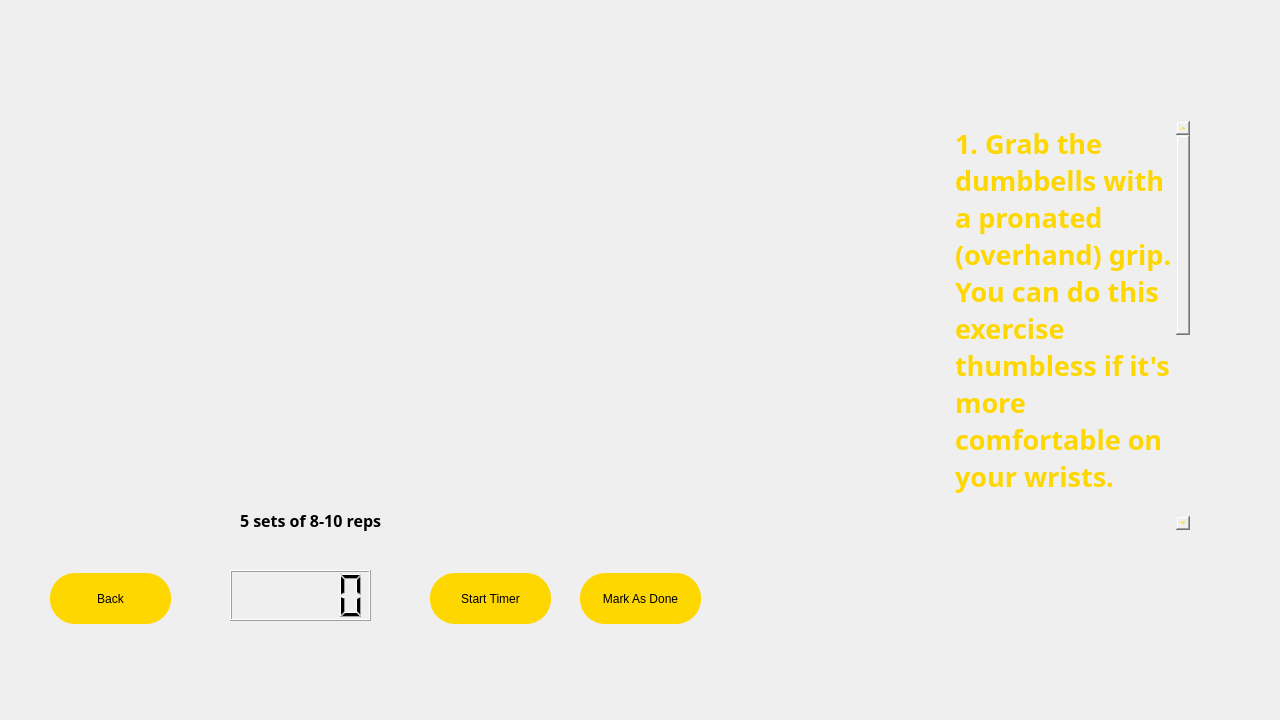
<?xml version="1.0" encoding="UTF-8"?>
<ui version="4.0">
 <class>armsexp</class>
 <widget class="QDialog" name="armsexp">
  <property name="geometry">
   <rect>
    <x>0</x>
    <y>0</y>
    <width>1280</width>
    <height>720</height>
   </rect>
  </property>
  <property name="windowTitle">
   <string>Dialog</string>
  </property>
  <property name="styleSheet">
   <string notr="true">#armsexp{
border-image: url(:/images/abstract-textured-backgound.jpg);
}</string>
  </property>
  <widget class="QLCDNumber" name="lcdNumber">
   <property name="geometry">
    <rect>
     <x>230</x>
     <y>570</y>
     <width>141</width>
     <height>51</height>
    </rect>
   </property>
  </widget>
  <widget class="QPushButton" name="pushButton">
   <property name="geometry">
    <rect>
     <x>50</x>
     <y>573</y>
     <width>121</width>
     <height>51</height>
    </rect>
   </property>
   <property name="styleSheet">
    <string notr="true">QPushButton#pushButton {
    
	background-color: rgb(255, 215, 0);
	color: rgb(0, 0, 0);
 border-radius :25px solid black;
	}

	QPushButton#pushButton:hover{
    background-color: rgb(0, 142, 213);
	}

QPushButton#pushButton:pressed{
    background-color: rgb(0, 26, 141);
	}</string>
   </property>
   <property name="text">
    <string>Back</string>
   </property>
  </widget>
  <widget class="QPushButton" name="startimerb">
   <property name="geometry">
    <rect>
     <x>430</x>
     <y>573</y>
     <width>121</width>
     <height>51</height>
    </rect>
   </property>
   <property name="styleSheet">
    <string notr="true">QPushButton#startimerb {
    
	background-color: rgb(255, 215, 0);
	color: rgb(0, 0, 0);
 border-radius :25px solid black;
	}

	QPushButton#startimerb:hover{
    background-color: rgb(0, 142, 213);
	}

QPushButton#startimerb:pressed{
    background-color: rgb(0, 26, 141);
	}</string>
   </property>
   <property name="text">
    <string>Start Timer</string>
   </property>
  </widget>
  <widget class="QPushButton" name="madb">
   <property name="geometry">
    <rect>
     <x>580</x>
     <y>573</y>
     <width>121</width>
     <height>51</height>
    </rect>
   </property>
   <property name="styleSheet">
    <string notr="true">QPushButton#madb {
    
	background-color: rgb(255, 215, 0);
	color: rgb(0, 0, 0);
 border-radius :25px solid black;
	}

	QPushButton#madb:hover{
    background-color: rgb(0, 142, 213);
	}

QPushButton#madb:pressed{
    background-color: rgb(0, 26, 141);
	}</string>
   </property>
   <property name="text">
    <string>Mark As Done</string>
   </property>
  </widget>
  <widget class="QWidget" name="widget" native="true">
   <property name="geometry">
    <rect>
     <x>230</x>
     <y>490</y>
     <width>161</width>
     <height>61</height>
    </rect>
   </property>
   <property name="styleSheet">
    <string notr="true">
	border-image: url(:/images/abstract-textured-backgound.jpg);
</string>
   </property>
   <widget class="QLabel" name="label">
    <property name="geometry">
     <rect>
      <x>10</x>
      <y>10</y>
      <width>141</width>
      <height>41</height>
     </rect>
    </property>
    <property name="font">
     <font>
      <family>Bahnschrift SemiBold</family>
      <pointsize>12</pointsize>
      <bold>true</bold>
     </font>
    </property>
    <property name="text">
     <string>5 sets of 8-10 reps</string>
    </property>
   </widget>
  </widget>
  <widget class="QWidget" name="disc" native="true">
   <property name="geometry">
    <rect>
     <x>910</x>
     <y>60</y>
     <width>321</width>
     <height>521</height>
    </rect>
   </property>
   <property name="styleSheet">
    <string notr="true">#disc{
	border-image: url(:/images/Untitled_design.png);
}</string>
   </property>
   <widget class="QPlainTextEdit" name="plainTextEdit">
    <property name="geometry">
     <rect>
      <x>40</x>
      <y>60</y>
      <width>241</width>
      <height>411</height>
     </rect>
    </property>
    <property name="font">
     <font>
      <family>Bahnschrift SemiBold Condensed</family>
      <pointsize>20</pointsize>
      <bold>true</bold>
     </font>
    </property>
    <property name="styleSheet">
     <string notr="true">background-color:transparent;
color:rgb(255,215,0);</string>
    </property>
    <property name="plainText">
     <string>1. Grab the dumbbells with a pronated (overhand) grip. You can do this exercise thumbless if it's more comfortable on your wrists.

2. Flex at the elbows until your biceps touch your forearms. Try not to let your elbows flair outward.</string>
    </property>
   </widget>
  </widget>
 </widget>
 <resources/>
 <connections/>
</ui>
